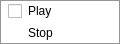
<?xml version="1.0" encoding="UTF-8"?>
<ui version="4.0">
 <class>ContexMenu</class>
 <widget class="QMenu" name="ContexMenu">
  <property name="enabled">
   <bool>true</bool>
  </property>
  <property name="title">
   <string>ContextMenu</string>
  </property>
  <action name="actionPlay">
   <property name="checkable">
    <bool>true</bool>
   </property>
   <property name="icon">
    <iconset resource="../botomMenu/botomMenuPlayer/botomMenuPlayer.qrc">
     <normaloff>:/widget/botomMenu/botomMenuPlayer/img/player/play.png</normaloff>
     <normalon>:/widget/botomMenu/botomMenuPlayer/img/player/pause.png</normalon>:/widget/botomMenu/botomMenuPlayer/img/player/play.png</iconset>
   </property>
   <property name="text">
    <string>Play</string>
   </property>
   <property name="menuRole">
    <enum>QAction::NoRole</enum>
   </property>
  </action>
  <action name="actionStop">
   <property name="icon">
    <iconset resource="../botomMenu/botomMenuPlayer/botomMenuPlayer.qrc">
     <normaloff>:/widget/botomMenu/botomMenuPlayer/img/player/pause.png</normaloff>:/widget/botomMenu/botomMenuPlayer/img/player/pause.png</iconset>
   </property>
   <property name="text">
    <string>Stop</string>
   </property>
  </action>
  <addaction name="actionPlay"/>
  <addaction name="actionStop"/>
 </widget>
 <resources>
  <include location="../botomMenu/botomMenuPlayer/botomMenuPlayer.qrc"/>
 </resources>
 <connections/>
</ui>
